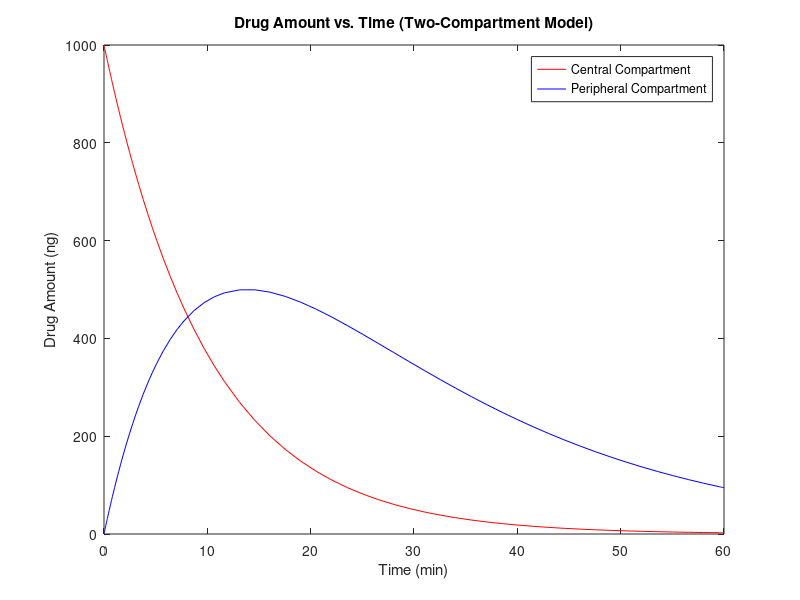

MATLAB code to generate this figure:
function two_compartment_model()
    % Parameters for the two-compartment model
    V1 = 100;  % Volume of distribution in central compartment (mL)
    V2 = 200;  % Volume of distribution in peripheral compartment (mL)
    CL = 10;   % Clearance (mL/min)

    % Simulation parameters
    tspan = [0 60];  % Simulation time (minutes)
    initial_conditions = [1000 0 0];  % Initial drug amounts in central, peripheral, and eliminated compartments (ng)

    % Solve the differential equations using ode45
    [t, drug_amounts] = ode45(@(t, y) ode_equations(t, y, V1, V2, CL), tspan, initial_conditions);

    % Plot drug amounts in the central and peripheral compartments
    figure;
    plot(t, drug_amounts(:, 1), 'r-', t, drug_amounts(:, 2), 'b-');
    xlabel('Time (min)');
    ylabel('Drug Amount (ng)');
    legend('Central Compartment', 'Peripheral Compartment');
    title('Drug Amount vs. Time (Two-Compartment Model)');
end

function dydt = ode_equations(t, y, V1, V2, CL)
    % Differential equations for the two-compartment model
    C1 = y(1) / V1;  % Concentration in the central compartment (ng/mL)
    C2 = y(2) / V2;  % Concentration in the peripheral compartment (ng/mL)

    % Rate of change of drug amounts in each compartment
    dydt = [-CL * C1;  % Rate of change in the central compartment
            CL * C1 - CL * C2;  % Rate of change in the peripheral compartment
            CL * C2];  % Rate of change in the eliminated compartment
end
